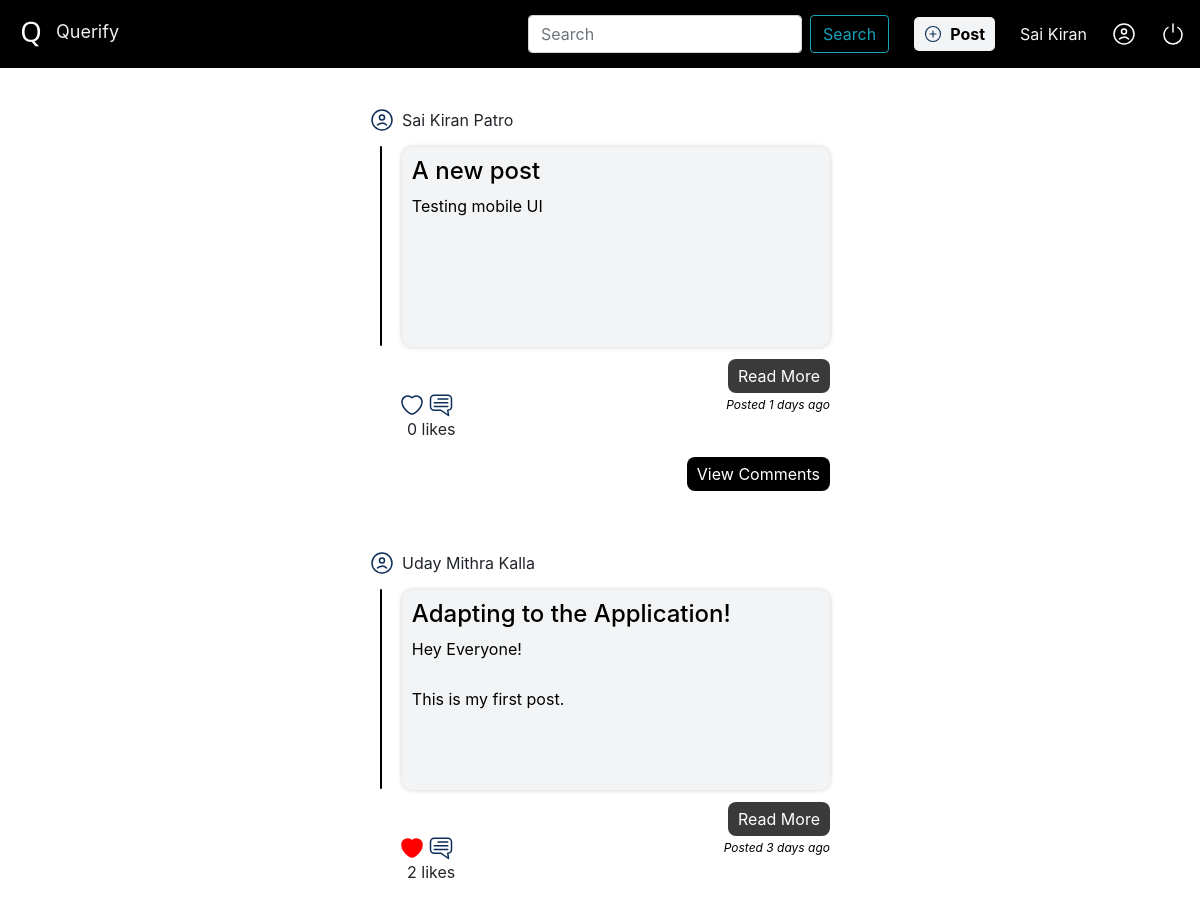
Page / (signed in, upper part) on the earlier database version.
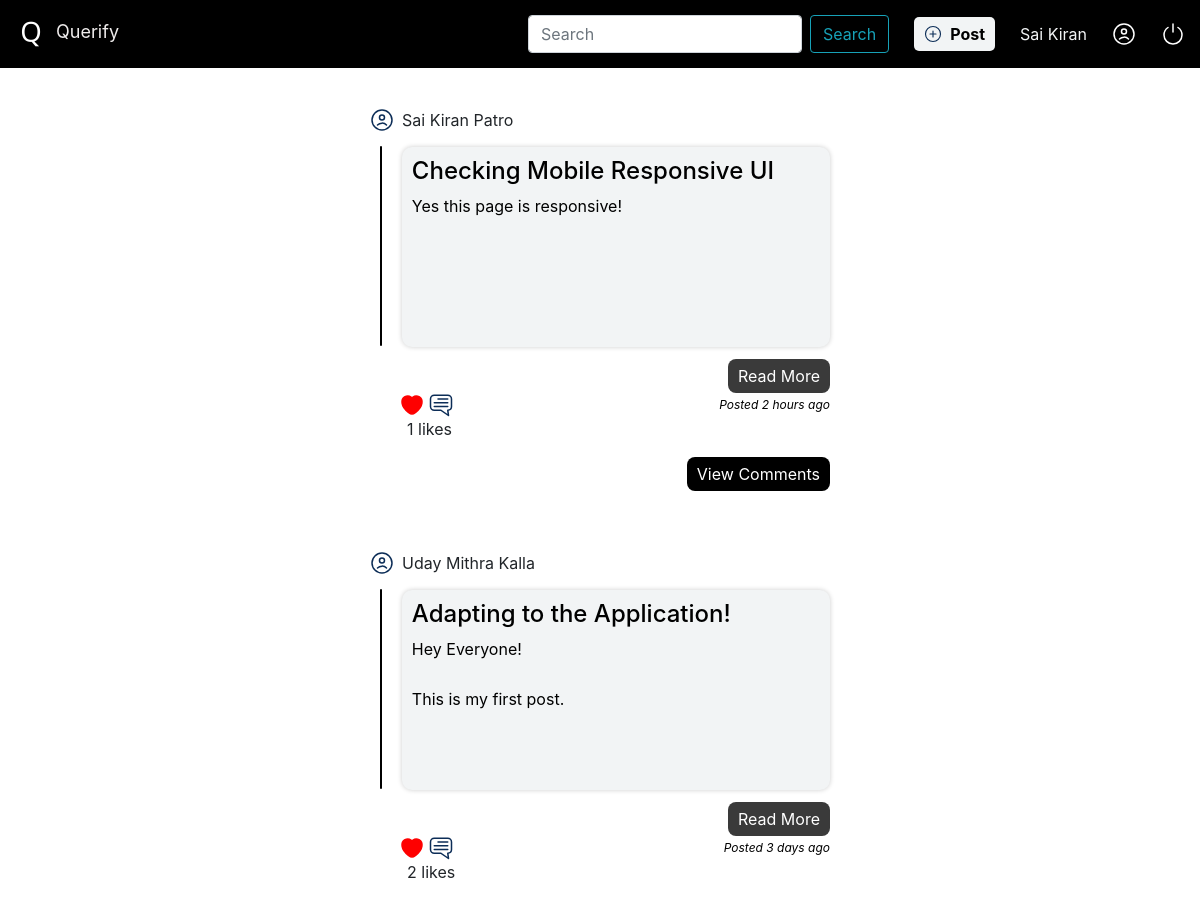
Same page on the later database version.
### Website/models.py (models this page shows)
class Post(db.Model):
    id=db.Column(db.Integer, primary_key=True)
    userId=db.Column(db.Integer, db.ForeignKey('user.id'))
    title=db.Column(db.String(1000))
    content=db.Column(db.Text)
    date=db.Column(db.DateTime(timezone='Asia/Kolkata'), default=func.date(func.now()))

### Website/views.py (the view)
@views.route('/', methods=['GET', 'POST'])
@login_required
def home():
    if request.method == 'GET':
        userPostInfo,all_posts =get_user_info('all')
        return render_template('Home.html', all_posts=all_posts[::-1],users=userPostInfo[::-1], postCategory=True)
    else:
        serverMessage=request.args.get('message')
        serverCategory=request.args.get('category')
        return render_template('Home.html',message=serverMessage, category=serverCategory)

### Website/models.py (called while the page is built)
def get_user_id():
    return current_user.id if current_user.is_authenticated else None

### Website/views.py (called while the page is built)
def get_likes_count(all_posts):
    likesCount=[]
    for post in all_posts:
        likeCount=Likes.query.filter_by(postId=post.id).count()
        likesCount.append(likeCount)
    return likesCount

def get_user_info(fetchRequest):
    all_posts=Post.query.all() if fetchRequest=='all' else Post.query.filter_by(id=fetchRequest)
    userPostInfo=[]
    likesCount=get_likes_count(all_posts)
    index=0
    for post in all_posts:
        user=User.query.filter_by(id=post.userId).first()
        user_id = get_user_id()
        record = Likes.query.filter_by(postId=post.id, userId=user_id).first()
        record = True if record else False
        userObject={'userFullName':user.firstName+" "+user.lastName,'postedDate':"-".join(str(post.date)[0:10].split('-')[::-1]),'postLikes':likesCount[index],'postId':post.id,'postLiked':record}
        userPostInfo.append(userObject)
        index+=1
    return [userPostInfo,all_posts]

### Website/templates/Home.html (shortened to what this page needs)
<!DOCTYPE html>
<html lang="en">
<head>
    <link rel="stylesheet" href="{{ url_for('static', filename='Css/styles.css')}}" />
    <link rel="stylesheet" href="https://cdn.jsdelivr.net/npm/bootstrap@4.0.0/dist/css/bootstrap.min.css">
</head>
<body>
  <header>
    <nav class="navContainer" >
      <div class="leftHeader">
        <img src="{{ url_for('static', filename='Images/LogoNew.png') }}" alt="Querify Logo"/>&nbsp;
        <span style="font-size: 18px;;">Querify</span>
      </div>
      <div class="rightHeader">
        <form action="/search" method="POST" class="form-inline my-2 my-lg-0">
          <input class="form-control mr-sm-2" type="search" placeholder="Search" name="search" aria-label="Search">
          <button class="btn btn-outline-info my-2 my-sm-0" type="submit">Search</button>
        </form>
        <button class="postButton" onclick="window.location.href='/post'"><img src="{{ url_for('static', filename='Images/Post.svg')}}" alt="Post Button"/>Post</button>
        {% if current_user.is_authenticated %}
        <a id="userName" href="/profile"> {{ current_user.firstName }}</a>
        {% endif %}
        <img src="{{ url_for('static', filename='Images/UserIcon.svg')}}" alt="User Icon"/>
        <img  class="logoutButton" alt="Logout" src="{{ url_for('static', filename='Images/Poweroff.svg')}}" onclick="window.location.href='/logout'"/>
      </div>
    </nav>
</header>
 <div class="containerHome">
    {% if all_posts %}
    {% for item in all_posts %}
      <div class="postContainer">
        <div class="postHeader"><img src="{{ url_for('static', filename='Images/User.svg')}}" alt="User Profile Icon"/> <span>{{ users[loop.index-1]['userFullName'] }}</span></div>
        <div class="postContentContainer">
          <div class="postContent">
            <h2>{{ item.title }}</h2>
            {{ item.content | safe }}
          </div>
        </div>
        <div class="readMore">
           <button class="read-more">Read More</button>
        </div>
        <div class="dateActionContainer">
          <div class="postActions">
            {% if users[loop.index-1]['postLiked'] %}
            <img class="disLikesImg"  alt="DislikePost" style="margin-left: 30px;" data-post-id="{{ users[loop.index-1]['postId'] }}" src="{{ url_for('static', filename='Images/heartRed.svg')}}"/>
            {% else %}
            <img class="likesImg" alt="LikePost" style="margin-left: 30px;" data-post-id="{{ users[loop.index-1]['postId'] }}" src="{{ url_for('static', filename='Images/heartWhite.svg')}}"/>
            {% endif %}
            <img class="commentImg"  alt="CommentPost" data-post-id="{{ users[loop.index-1]['postId'] }}" src="{{ url_for('static', filename='Images/Comment.svg')}}"/>
          </div>
          <span class="postedDate">Posted {{ item.date | time_ago }}</span>
        </div>
        <p class="postLikeCount" style="margin-left: 37px;">{{ users[loop.index-1]['postLikes'] }} likes</p>
        <div class="showComments">
           <a href="/comment/{{ users[loop.index-1]['postId'] }}" > View Comments</a>
        </div>
      </div>
      {% endfor %}
    {% else %}
       <img id="noPosts" src="{{ url_for('static', filename='Images/NoPosts.jpg')}}" alt="No Posts">
       <p>No Posts</p>
    {% endif %}
 </div>
</body>
</html>

Differences in the rows shown:
removed Post: users "Sai Kiran Patro", title "A new post", content "Testing mobile UI", date "1 days ago", users "0"
added Post: users "Sai Kiran Patro", title "Checking Mobile Responsive UI", content "Yes this page is responsive!", date "2 hours ago", userId "1"
